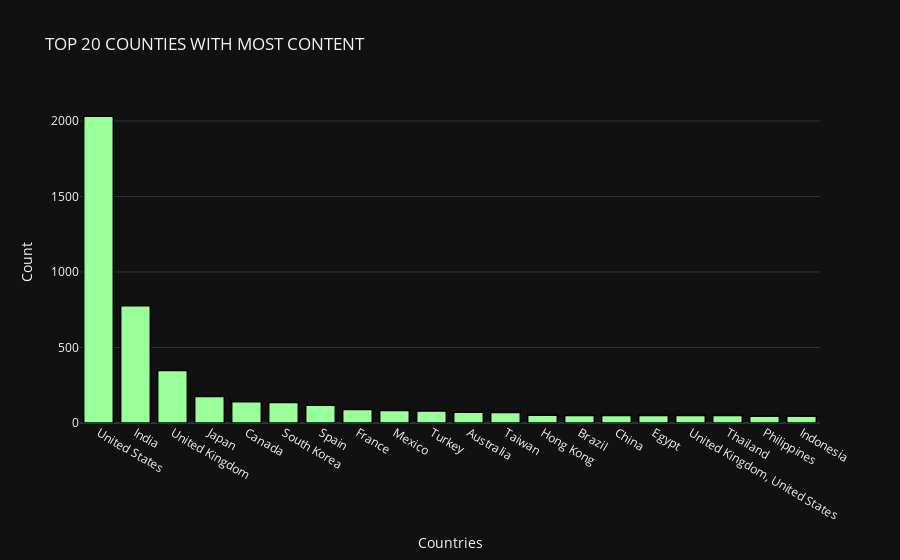

Source (notebook cell):
### Code cell
temp_df = df['country'].value_counts().reset_index()[:20]

trace = go.Bar(
                x = temp_df['index'],
                y = temp_df['country'],
                 marker = dict(color = 'rgb(153,255,153)',
                              line=dict(color='rgb(0,0,0)',width=1.5)))
layout = go.Layout(template= "plotly_dark",title = 'TOP 20 COUNTIES WITH MOST CONTENT' , xaxis = dict(title = 'Countries'), yaxis = dict(title = 'Count'))
fig = go.Figure(data = [trace], layout = layout)
fig.show()

### Figure 1 — Plotly figure (JSON) as saved in the notebook; plotly's stock layout.template omitted (floating-point values rounded to 4 significant figures)
{"data": [{"marker": {"color": "rgb(153,255,153)", "line": {"color": "rgb(0,0,0)", "width": 1.5}}, "type": "bar", "x": ["United States", "India", "United Kingdom", "Japan", "Canada", "South Korea", "Spain", "France", "Mexico", "Turkey", "Australia", "Taiwan", "Hong Kong", "Brazil", "China", "Egypt", "United Kingdom, United States", "Thailand", "Philippines", "Indonesia"], "y": [2032, 777, 348, 176, 141, 136, 117, 90, 83, 79, 71, 69, 51, 50, 50, 50, 50, 50, 44, 44]}], "layout": {"title": {"text": "TOP 20 COUNTIES WITH MOST CONTENT"}, "xaxis": {"title": {"text": "Countries"}}, "yaxis": {"title": {"text": "Count"}}}}
